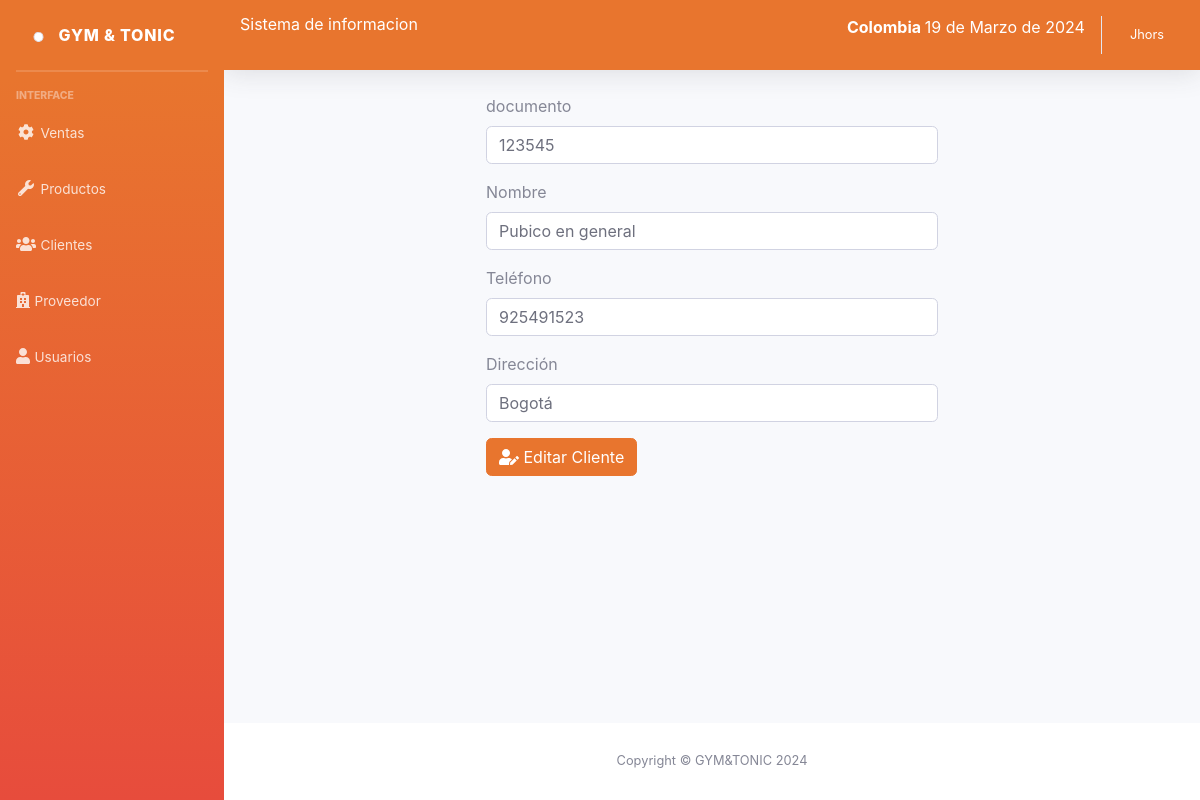
The page /sistema/editar_cliente.php?id=1 (signed in) on the database its author committed.
### tables this page shows
CREATE TABLE `cliente` (
  `idcliente` int(11) NOT NULL,
  `documento` int(11) DEFAULT NULL,
  `nombre` varchar(100) NOT NULL,
  `telefono` int(15) NOT NULL,
  `direccion` varchar(200) NOT NULL,
  `usuario_id` int(11) NOT NULL
);

### sistema/editar_cliente.php (the view, shortened to what this page needs)
<?php include_once "includes/header.php";
include "../conexion.php";
$idcliente = $_REQUEST['id'];
$sql = mysqli_query($conexion, "SELECT * FROM cliente WHERE idcliente = $idcliente");
$result_sql = mysqli_num_rows($sql);
if ($result_sql == 0) {
  header("Location: lista_cliente.php");
} else {
  while ($data = mysqli_fetch_array($sql)) {
    $documento = $data['documento'];
    $nombre = $data['nombre'];
    $telefono = $data['telefono'];
    $direccion = $data['direccion'];
  }
}
?>
        <div class="container-fluid">
          <div class="row">
            <div class="col-lg-6 m-auto">
              <form class="" action="" method="post">
                <div class="form-group">
                  <label for="documento">documento</label>
                  <input type="number" placeholder="Ingrese documento" name="documento" id="documento" class="form-control" value="<?php echo $documento; ?>">
                </div>
                <div class="form-group">
                  <label for="nombre">Nombre</label>
                  <input type="text" placeholder="Ingrese Nombre" name="nombre" class="form-control" id="nombre" value="<?php echo $nombre; ?>">
                </div>
                <div class="form-group">
                  <label for="telefono">Teléfono</label>
                  <input type="number" placeholder="Ingrese Teléfono" name="telefono" class="form-control" id="telefono" value="<?php echo $telefono; ?>">
                </div>
                <div class="form-group">
                  <label for="direccion">Dirección</label>
                  <input type="text" placeholder="Ingrese Direccion" name="direccion" class="form-control" id="direccion" value="<?php echo $direccion; ?>">
                </div>
                <button type="submit" class="btn btn-primary"><i class="fas fa-user-edit"></i> Editar Cliente</button>
              </form>
            </div>
          </div>
        </div>
      </div>
      <?php include_once "includes/footer.php"; ?>

### rows shown on the page
cliente: documento "123545", nombre "Pubico en general", telefono "925491523", direccion "Bogotá"

### other values the page prints
fechaColombia() "19 de Marzo de 2024"
$_SESSION['nombre'] "Jhors"
